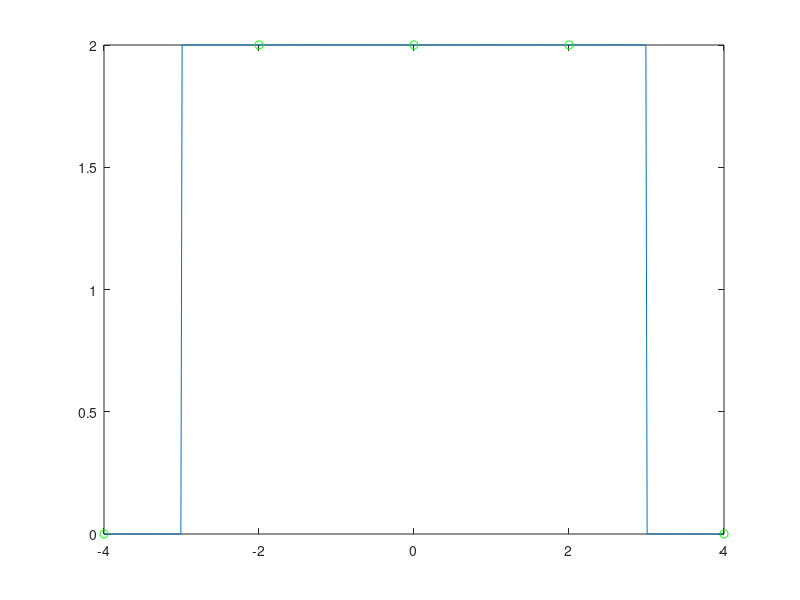

Source code (MATLAB): (Note: this script raises an error after producing the figure.)
clear all
close all

prompt  = {'Nb de Points de collocation','Nb de points de tracer'};
title   = 'Interpolation';
lines= 1;
def     = {'4','500'};
q = inputdlg(prompt,title,lines,def);
n=str2num(q{1});
nt=str2num(q{2});

% tracer du sinus
x0=(-4:8/nt:4)';y0=x0;
for i=1:size(x0,1)
   if abs(x0(i))>=3
       y0(i)=0;
   else
       y0(i)=2;
   end
end
plot(x0,y0);
hold on

% points de collocation
xc=(-4:8/n:4)';yc=xc;
for i=1:size(xc,1)
   if abs(xc(i))>=3
       yc(i)=0;
   else
       yc(i)=2;
   end
end
yc=yc';

plot(xc,yc,'go');

% Table des polynomes de Lagrange pour tout x0
    n=size(xc,1);
    nt=size(x0,1);
    P=ones(nt,n);
    for i=1:n
        for j=1:n
            if(i~=j)
                P(:,i)=P(:,i).*(x0-xc(j))./(xc(i)-xc(j));
            end
        end
    end

% le polynome
y=P*yc;
% tracer de la courbe d'interpolation
plot(x0,y,'r')
hold off

